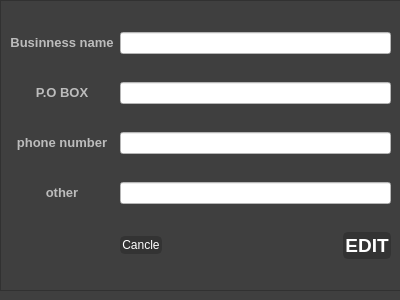
<?xml version="1.0" encoding="UTF-8"?>
<ui version="4.0">
 <class>Dialog</class>
 <widget class="QDialog" name="Dialog">
  <property name="geometry">
   <rect>
    <x>0</x>
    <y>0</y>
    <width>400</width>
    <height>300</height>
   </rect>
  </property>
  <property name="minimumSize">
   <size>
    <width>400</width>
    <height>300</height>
   </size>
  </property>
  <property name="maximumSize">
   <size>
    <width>400</width>
    <height>300</height>
   </size>
  </property>
  <property name="windowTitle">
   <string>Dialog</string>
  </property>
  <property name="styleSheet">
   <string notr="true">background-color: rgb(63, 63, 63);</string>
  </property>
  <widget class="QFrame" name="frame">
   <property name="geometry">
    <rect>
     <x>0</x>
     <y>0</y>
     <width>401</width>
     <height>291</height>
    </rect>
   </property>
   <property name="frameShape">
    <enum>QFrame::StyledPanel</enum>
   </property>
   <property name="frameShadow">
    <enum>QFrame::Raised</enum>
   </property>
   <layout class="QGridLayout" name="gridLayout">
    <item row="4" column="3">
     <widget class="QPushButton" name="pushButton">
      <property name="font">
       <font>
        <pointsize>14</pointsize>
        <bold>true</bold>
       </font>
      </property>
      <property name="styleSheet">
       <string notr="true">QPushButton {
	border: 2px solid rgb(51,51,51);
	border-radius: 5px;	
	color:rgb(255,255,255);
	background-color: rgb(51,51,51);
}
QPushButton:hover {
	border: 2px solid rgb(0,143,150);
	background-color: rgb(0,143,150);
}
QPushButton:pressed {	
	border: 2px solid rgb(0,143,150);
	background-color: rgb(51,51,51);
}

QPushButton:disabled {	
	border-radius: 5px;	
	border: 2px solid rgb(112,112,112);
	background-color: rgb(112,112,112);
}</string>
      </property>
      <property name="text">
       <string>EDIT</string>
      </property>
     </widget>
    </item>
    <item row="1" column="1" colspan="3">
     <widget class="QLineEdit" name="lineEdit">
      <property name="styleSheet">
       <string notr="true">background-color: rgb(255, 255, 255);</string>
      </property>
     </widget>
    </item>
    <item row="2" column="1" colspan="3">
     <widget class="QLineEdit" name="lineEdit_2">
      <property name="styleSheet">
       <string notr="true">background-color: rgb(255, 255, 255);</string>
      </property>
     </widget>
    </item>
    <item row="3" column="1" colspan="3">
     <widget class="QLineEdit" name="lineEdit_3">
      <property name="styleSheet">
       <string notr="true">background-color: rgb(255, 255, 255);</string>
      </property>
     </widget>
    </item>
    <item row="0" column="1" colspan="3">
     <widget class="QLineEdit" name="lineEdit_4">
      <property name="styleSheet">
       <string notr="true">background-color: rgb(255, 255, 255);</string>
      </property>
     </widget>
    </item>
    <item row="3" column="0">
     <widget class="QLabel" name="label_144">
      <property name="text">
       <string>&lt;html&gt;&lt;head/&gt;&lt;body&gt;&lt;p align=&quot;center&quot;&gt;&lt;span style=&quot; font-size:10pt; font-weight:600; color:#bcbcbc;&quot;&gt;other&lt;/span&gt;&lt;/p&gt;&lt;/body&gt;&lt;/html&gt;</string>
      </property>
     </widget>
    </item>
    <item row="0" column="0">
     <widget class="QLabel" name="label_130">
      <property name="text">
       <string>&lt;html&gt;&lt;head/&gt;&lt;body&gt;&lt;p align=&quot;center&quot;&gt;&lt;span style=&quot; font-size:10pt; font-weight:600; color:#bcbcbc;&quot;&gt;Businness name&lt;/span&gt;&lt;/p&gt;&lt;/body&gt;&lt;/html&gt;</string>
      </property>
     </widget>
    </item>
    <item row="4" column="1">
     <widget class="QPushButton" name="pushButton_2">
      <property name="styleSheet">
       <string notr="true">QPushButton {
	border: 2px solid rgb(51,51,51);
	border-radius: 5px;	
	color:rgb(255,255,255);
	background-color: rgb(51,51,51);
}
QPushButton:hover {
	border: 2px solid rgb(112,0,0);
	background-color: rgb(112,0,0);
}
QPushButton:pressed {	
	border: 2px solid rgb(112,0,0);
	background-color: rgb(51,51,51);
}

QPushButton:disabled {	
	border-radius: 5px;	
	border: 2px solid rgb(112,112,112);
	background-color: rgb(112,112,112);
}</string>
      </property>
      <property name="text">
       <string>Cancle</string>
      </property>
     </widget>
    </item>
    <item row="2" column="0">
     <widget class="QLabel" name="label_145">
      <property name="text">
       <string>&lt;html&gt;&lt;head/&gt;&lt;body&gt;&lt;p align=&quot;center&quot;&gt;&lt;span style=&quot; font-size:10pt; font-weight:600; color:#bcbcbc;&quot;&gt;phone number&lt;/span&gt;&lt;/p&gt;&lt;/body&gt;&lt;/html&gt;</string>
      </property>
     </widget>
    </item>
    <item row="1" column="0">
     <widget class="QLabel" name="label_132">
      <property name="text">
       <string>&lt;html&gt;&lt;head/&gt;&lt;body&gt;&lt;p align=&quot;center&quot;&gt;&lt;span style=&quot; font-size:10pt; font-weight:600; color:#bcbcbc;&quot;&gt;P.O BOX&lt;/span&gt;&lt;/p&gt;&lt;/body&gt;&lt;/html&gt;</string>
      </property>
     </widget>
    </item>
    <item row="4" column="2">
     <spacer name="horizontalSpacer_2">
      <property name="orientation">
       <enum>Qt::Horizontal</enum>
      </property>
      <property name="sizeHint" stdset="0">
       <size>
        <width>40</width>
        <height>20</height>
       </size>
      </property>
     </spacer>
    </item>
   </layout>
  </widget>
 </widget>
 <resources/>
 <connections/>
</ui>
